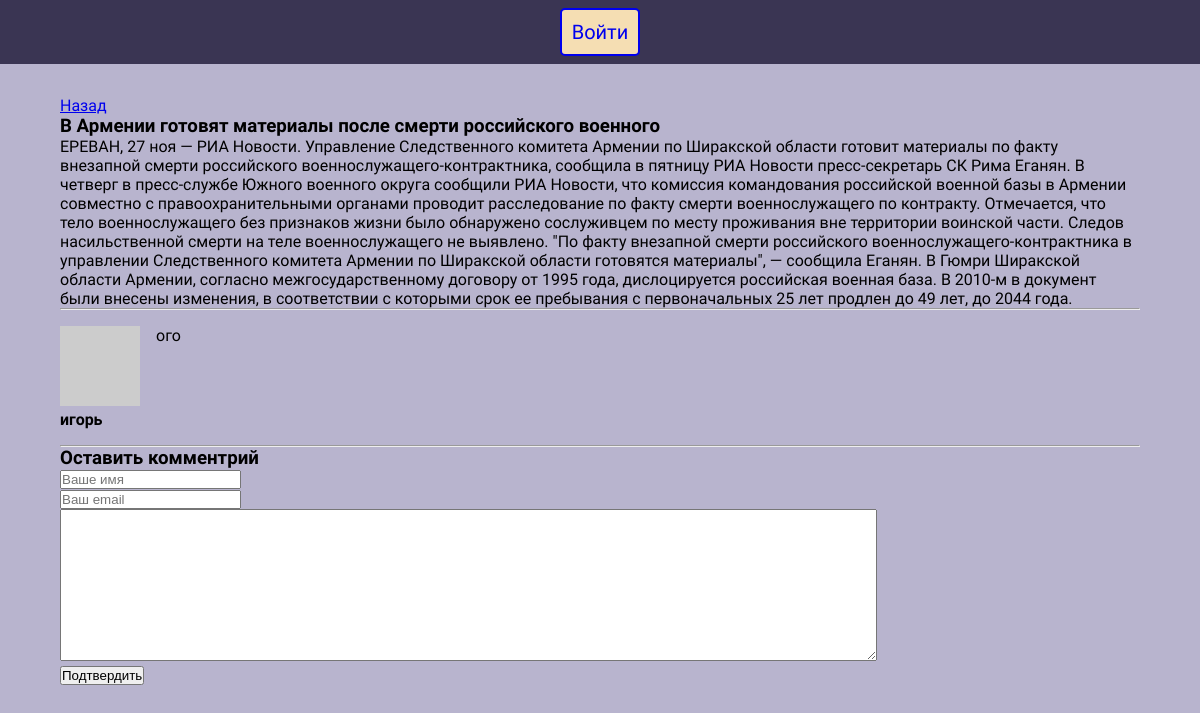
Page /?id=86 on the committed database.
### tables this page shows
CREATE TABLE `posts` (
  `id` int(11) NOT NULL,
  `title` varchar(100) NOT NULL,
  `content` longtext NOT NULL
);

CREATE TABLE `comments` (
  `postid` int(11) NOT NULL,
  `name` varchar(100) NOT NULL,
  `context` longtext NOT NULL,
  `email` varchar(100) NOT NULL,
  `id` int(11) NOT NULL
);

### index.php (called while the page is built)
<?
require_once("includes/posts.php");
$blog  = new Posts;
?>

### includes/database.php (called while the page is built, shortened)
<?
class Database{
    public function __construct(){
        $this->dbserver = 'localhost';
        $this->username = 'root';
        $this->password = '';
        $this->database = 'testdb';
        $this->db = new PDO("mysql:host=".$this->dbserver.";dbname=".$this->database, $this->username,$this->password);
    }
}

### frontend/templates/view-post.php (the view, shortened to what this page needs)
<?
	require_once('header.php');
?>
<div class = 'viewPostContainer'>
	<a href="<?= $this->base->url; ?>">Назад</a>
	<? foreach ($posts as $post){?>
	<h3><?= htmlspecialchars($post['title']);?></h3>
	<p><?= htmlspecialchars($post['content']); ?></p>
	<hr/>
	<?}?>
<? foreach($postComments as $comment){?>
	<div class = 'comment'>
		<div class = 'commentName'>
			<figure>
				<img src="http://www.gravatar.com/avatar/<?= md5($comment['email']);?>" alt="">
			</figure>
			<h4><?= htmlspecialchars($comment['name']); ?></h4>
		</div>
		<section class = 'commentContent'>
			<p><?= htmlspecialchars($comment['context']); ?></p>
		</section>
	</div>
	<hr/>
<?}?>
<h3>Оставить комментрий</h3>
<form action="<?= htmlspecialchars($_SERVER['PHP_SELF']); ?>" method="post">
    <div>
    	<input type="text" name="name" placeholder="Ваше имя"/>
    </div>
    <div>
    	<input type="email" name="email" placeholder="Ваш email"/>
	</div>
    <div>
    	<textarea name="context" cols='100' rows='10'></textarea>
    </div>
    <div>
    	<button type="submit">Подтвердить</button>
	</div>
</form>
<?
require_once('footer.php');
?>

### styles/style.css (style rules this page uses)
* { padding: 0; margin: 0; }
body { font-family: 'Castoro', serif; background-color: #B8B4CE; margin-bottom: 10rem; }
.viewPostContainer { margin: 0 auto; width: 90%; margin-top: 2rem; }
.comment { display: flex; flex-direction: row; margin-bottom: 1rem; }
.commentContent { margin: 1rem 0 0 1rem; margin-left: 1rem; }
.commentName { margin-top: 1rem; }

### rows in the picture
posts: title "В Армении готовят материалы после смерти российского военного", content "ЕРЕВАН, 27 ноя — РИА Новости. Управление Следственного комитета Армении по Ширакской области готовит материалы по факту внезапной смерти российского военнослужащего-контрактника, сообщила в пятницу РИА Новости пресс-секретарь СК Рима Еганян. В четверг в пресс-службе Южного военного округа сообщили РИА Новости, что комиссия командования российской военной базы в Армении совместно с правоохранительными органами проводит расследование по факту смерти военнослужащего по контракту. Отмечается, что тело военнослужащего без признаков жизни было обнаружено сослуживцем по месту проживания вне территории воинской части. Следов насильственной смерти на теле военнослужащего не выявлено. \"По факту…"
comments: name "игорь", context "ого"
